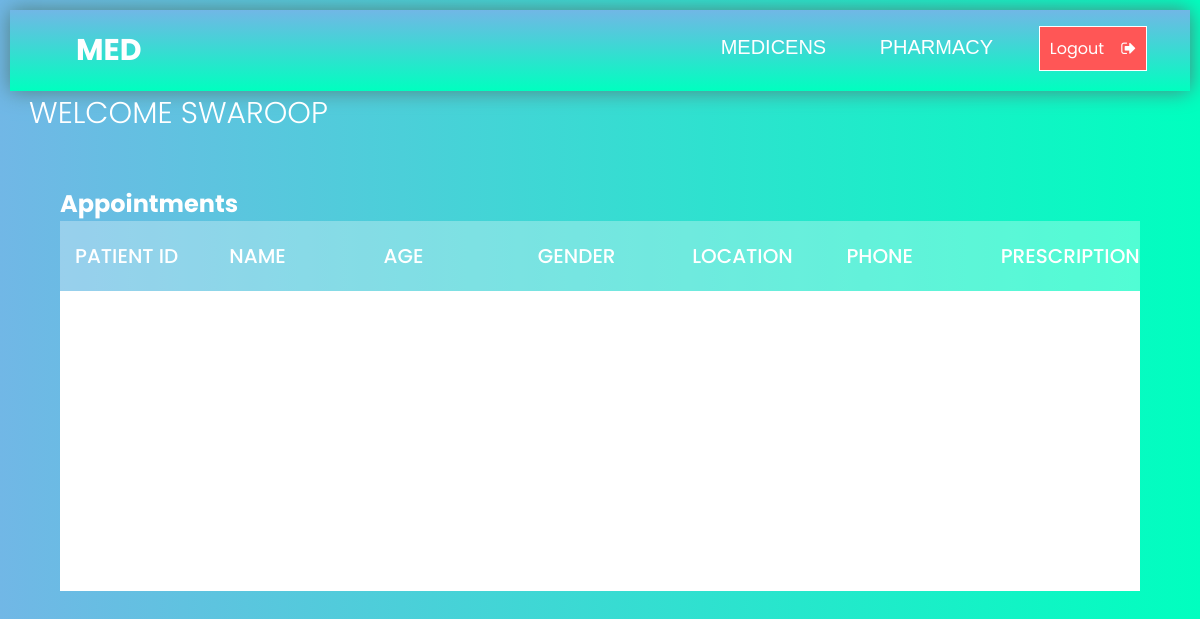
Page /Dwelcome.php (signed in) on the earlier database version.
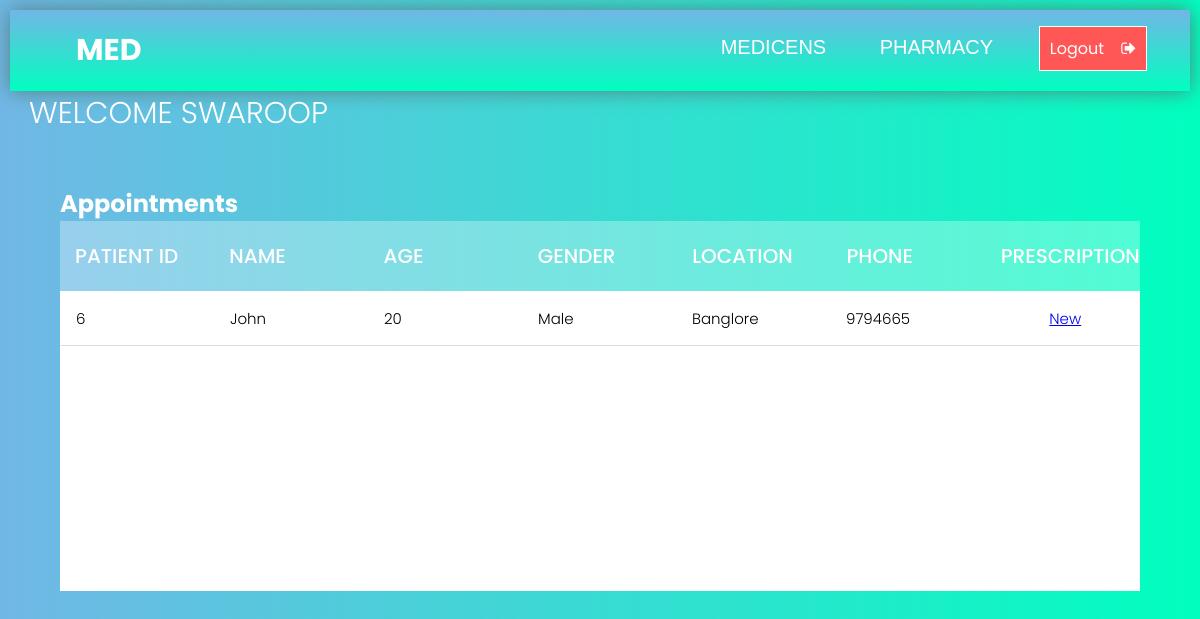
Same page on the later database version.
### tables this page shows
CREATE TABLE `patient` (
  `PAT_ID` int(10) NOT NULL,
  `PAT_NAME` varchar(20) NOT NULL,
  `AGE` int(10) NOT NULL,
  `GENDER` varchar(10) NOT NULL,
  `PAT_LOCATION` varchar(20) NOT NULL,
  `PHONE` int(10) NOT NULL,
  `D_ID` int(10) DEFAULT NULL,
  `P_ID` int(10) DEFAULT NULL,
  `email` varchar(100) NOT NULL,
  `password` varchar(100) NOT NULL
);

### Dwelcome.php (the view, shortened to what this page needs)
<!DOCTYPE html>
<html lang="en">
<head>
    <link rel="stylesheet" href="PRESC.css">
    <link rel="stylesheet" href="css/Dwelcome.css">
    <link rel="stylesheet" href="https://cdnjs.cloudflare.com/ajax/libs/font-awesome/4.7.0/css/font-awesome.min.css" />
</head>
<body>
    <div class="navdiv">
        <nav class="navbar">
            <div class="logo">
                <span>
                    <h1><a class="list1" href="medical.html">MED</a></h1>
          </span>
        </div>
        <div class="links">
          <ul class="unlist1">
              <li>
                  <div class="dropdiv">
                <a class="suplist1" href="#">Medicens</a>
            </div>
        </li>
        <li class="dropdown">
            <a class="list1" href="PharmacyDisplay.php">Pharmacy</a>
        </li>
        <li>
            <a id="logout" href="Dlogout.php">Logout &nbsp&nbsp&nbsp<i class="fa fa-sign-out" aria-hidden="true"></i></a>
        </li>
    </ul>
</div>
</nav>
</div>
<?php echo "<h3>Welcome " . $_SESSION['D_NAME'] . "</h3>"; ?>
    <section>
        <h2 style="color:#fff;">Appointments</h2>
            <div class="tbl-header">
                <table cellpadding="0" cellspacing="0" border="0" >
                    <thead>
                        <tr>
                            <th>PATIENT ID</th>
                            <th>NAME</th>
                            <th>AGE</th>
                            <th>GENDER</th>
                            <th>LOCATION</th>
                            <th>PHONE</th>
                            <th>PRESCRIPTION</th>
                        </tr>
                    </thead>
                </table>
            </div>
    <div class="tbl-content">
        <table  cellpadding="0" cellspacing="0" border="0">
            <tbody>
            <?php
                include 'connection.php';
                 $docID=$_SESSION['D_ID'];
                $selectquery=" select  *  from  patient where D_ID='$docID' " ;
                $query=mysqli_query($con,$selectquery);
                while($res=mysqli_fetch_array($query))
                {
             ?>
             <tr>
                 <td> <?php  echo $res['PAT_ID'];  ?></td>
                 <td> <?php  echo $res['PAT_NAME'];  ?></td>
                 <td> <?php  echo $res['AGE'];  ?></td>
                 <td> <?php  echo $res['GENDER'];  ?></td>
                 <td> <?php  echo $res['PAT_LOCATION'];  ?></td>
                 <td> <?php  echo $res['PHONE'] ;  ?></td>
                 <td>&nbsp&nbsp&nbsp&nbsp&nbsp&nbsp&nbsp&nbsp&nbsp&nbsp&nbsp&nbsp<a href="PRsend.php">New</a></td>
             </tr>
           <?php
                }
                 ?>
            </tbody>
        </table>
    </div>
    </section>
  </body>
</html>
</body>
</html>

Differences in the rows shown:
added patient: PAT_ID "6", PAT_NAME "John", AGE "20", GENDER "Male", PAT_LOCATION "Banglore", PHONE "9794665"
